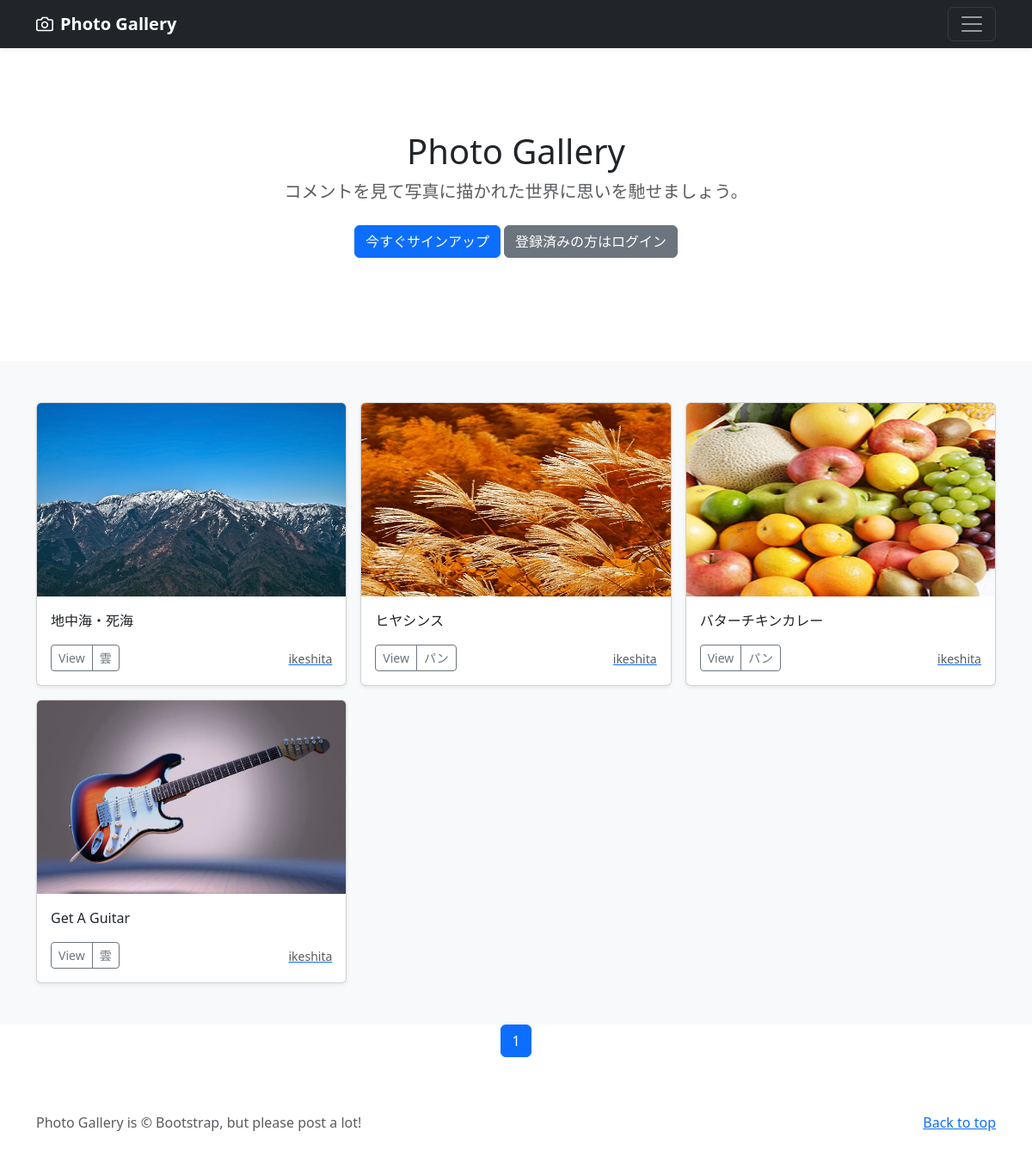
Page /user-list/2 on the committed database.
### photo/models.py (models this page shows, shortened)
class PhotoPost(models.Model):
    user = models.ForeignKey(
        CustomUser,
        verbose_name='ユーザー',
        on_delete=models.CASCADE
        )
    category = models.ForeignKey(
        Category,
        verbose_name='カテゴリ',
        on_delete=models.PROTECT
        )
    title = models.CharField(
        verbose_name='タイトル',
        max_length=200
        )
    comment = models.TextField(
        verbose_name='コメント',
        )
    image1 = models.ImageField(
        verbose_name='イメージ1',
        upload_to = 'photos'
        )
    image2 = models.ImageField(
        verbose_name='イメージ2',
        upload_to = 'photos',
        blank=True,
        null=True
        )
    posted_at = models.DateTimeField(
        verbose_name='投稿日時',
        auto_now_add=True
        )

class Category(models.Model):
    title = models.CharField(
        verbose_name='カテゴリ',
        max_length=20)

### accounts/models.py (models this page shows)
class CustomUser(AbstractUser):
    pass

### photo/views.py (the view)
# urls.py: path('user-list/<int:user>', views.UserView.as_view(), name = 'user_list'),
class UserView(ListView):
    template_name ='index.html'
    paginate_by = 9
    def get_queryset(self):
        user_id = self.kwargs['user']
        user_list = PhotoPost.objects.filter(
            user=user_id).order_by('-posted_at')
        return user_list

### photo/templates/index.html (shortened to what this page needs)
{% extends 'base.html' %}
      {% block contents %}
      {% include "photos_title.html" %}
      {% include "photos_list.html" %}
      {% include "pagination.html"%}
      {% endblock %}

### photo/templates/photos_list.html (shortened to what this page needs)
<div class="album py-5 bg-light">
  <div class="container">
    <div class="row row-cols-1 row-cols-sm-2 row-cols-md-3 g-3">
      {% for record in object_list %}
      <div class="col">
        <div class="card shadow-sm">
          <img src="{{ record.image1.url }}"
               class="bd-placeholder-img card-img-top"
               width="100%" height="225"
               xmlns="http://www.w3.org/2000/svg"
               role="img" aria-label="Placeholder: Thumbnail"
               preserveAspectRatio="xMidYMid slice"
               focusable="false">
               <rect width="100%" height="100%" fill="#55595c"/>
          <div class="card-body">
            <p class="card-text">
              {{record.title}}
            </p>
            <div class="d-flex justify-content-between align-items-center">
              <div class="btn-group">
                <button type="button"
                        class="btn btn-sm btn-outline-secondary"
                        onclick="location.href='{% url 'photo:photo_detail' record.pk %}'">
                        View</button>
                <button type="button"
                        class="btn btn-sm btn-outline-secondary"
                        onclick="location.href='{% url 'photo:photos_cat' category=record.category.id %}'">
                        {{record.category.title}}</button>
              </div>
              <a href="{% url 'photo:user_list' user=record.user.id %}">
                <small class="text-muted">
                  {{record.user.username}}</small>
              </a>
            </div>
          </div>
        </div>
      </div>
      {% endfor %}
    </div>
  </div>
</div>

### photo/templates/base.html (style rules this page uses)
.bd-placeholder-img { font-size: 1.125rem; text-anchor: middle; -webkit-user-select: none; -moz-user-select: none; user-select: none; }

### rows in the picture
PhotoPost: image1 (picture), title "地中海・死海", category "雲", user.username "ikeshita"
PhotoPost: image1 (picture), title "ヒヤシンス", category "パン", user.username "ikeshita"
PhotoPost: image1 (picture), title "バターチキンカレー", category "パン", user.username "ikeshita"
PhotoPost: image1 (picture), title "Get A Guitar", category "雲", user.username "ikeshita"

### other values in the picture
{{ num }} "1"
